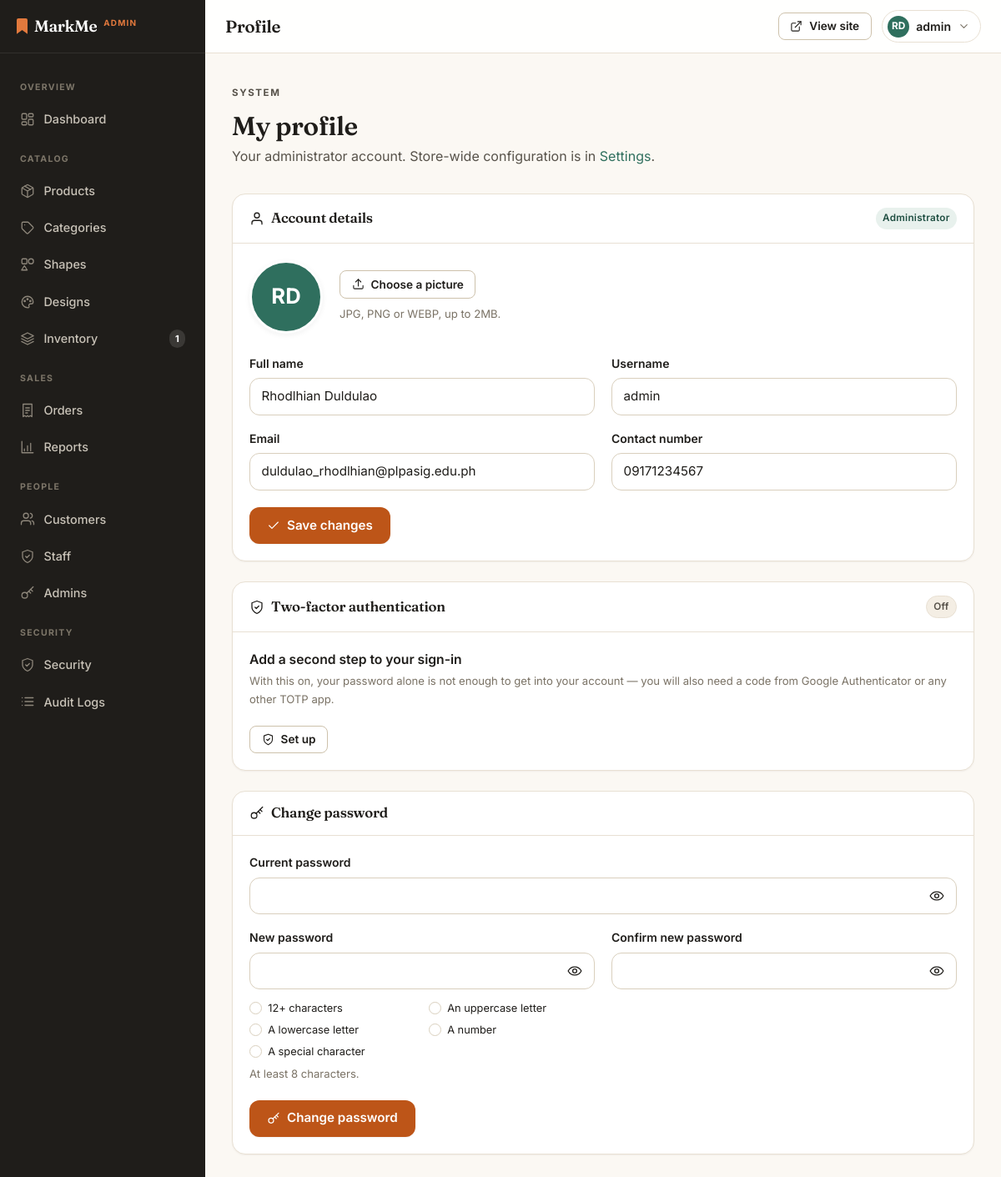
Screenshot of /admin/profile.php (signed in) with the database file from the repository.
### tables this page shows
CREATE TABLE users (
    user_id         INT UNSIGNED AUTO_INCREMENT PRIMARY KEY,
    role            ENUM('customer', 'staff', 'admin') NOT NULL DEFAULT 'customer',
    username        VARCHAR(50)  NOT NULL UNIQUE,
    email           VARCHAR(150) NOT NULL UNIQUE,
    password_hash   VARCHAR(255) NOT NULL,
    full_name       VARCHAR(150) NOT NULL,
    avatar_path     VARCHAR(255) NULL,
    contact_number  VARCHAR(30)  NULL,
    address         VARCHAR(255) NULL,
    city            VARCHAR(100) NULL,
    province        VARCHAR(100) NULL,
    postal_code     VARCHAR(10)  NULL,
    is_active       TINYINT(1)   NOT NULL DEFAULT 1,
    created_at      TIMESTAMP    NOT NULL DEFAULT CURRENT_TIMESTAMP,
     
     
     
     
    mfa_secret          VARCHAR(64) NULL,
    mfa_enabled         TINYINT(1)  NOT NULL DEFAULT 0,
    mfa_confirmed_at    TIMESTAMP   NULL,
    password_changed_at TIMESTAMP   NULL,
    activated_at        TIMESTAMP   NULL,
    INDEX idx_users_role (role)
);

### admin/includes/admin_header.php (called while the page is built, shortened)
<?php
require_once __DIR__ . '/../../includes/icons.php';
require __DIR__ . '/../../includes/backoffice/shell_header.php';

### admin/profile.php (called while the page is built)
<?php
require __DIR__ . '/../includes/backoffice/screens/profile.php';
require __DIR__ . '/includes/admin_header.php';
require __DIR__ . '/../includes/backoffice/views/profile.php';
require __DIR__ . '/../includes/backoffice/shell_footer.php';

### includes/backoffice/screens/profile.php (called while the page is built, shortened)
<?php
$userId = (int)current_user()['user_id'];
$stmt = db()->prepare('SELECT * FROM users WHERE user_id = :id');
$stmt->execute(['id' => $userId]);
$admin = $stmt->fetch();
$avatar = avatar_url($admin['avatar_path']);
$pageTitle = 'Profile';

### includes/functions.php (called while the page is built, shortened)
<?php
require_once __DIR__ . '/../config/db.php';
function e(?string $value): string
{
    return htmlspecialchars($value ?? '', ENT_QUOTES, 'UTF-8');
}
function current_user(): ?array
{
    return $_SESSION['user'] ?? null;
}
function is_logged_in(): bool
{
    return isset($_SESSION['user']);
}
function role_capabilities(string $role): array
{
    if ($role === 'admin') {
        return ['*'];
    }
    return [];
}
function can(string $capability): bool
{
    $caps = role_capabilities($_SESSION['user']['role']);
    return in_array('*', $caps, true) || in_array($capability, $caps, true);
}
function role_label(?string $role = null): string
{
    $role = $role ?? ($_SESSION['user']['role'] ?? '');
    return ['admin' => 'Administrator', 'staff' => 'Staff', 'customer' => 'Customer'][$role] ?? 'User';
}
function initials(?string $name): string
{
    $parts = preg_split('/\s+/', trim((string)$name)) ?: [];
    $parts = array_values(array_filter($parts));
    $first = mb_substr($parts[0], 0, 1);
    $last = count($parts) > 1 ? mb_substr($parts[count($parts) - 1], 0, 1) : '';
    return mb_strtoupper($first . $last);
}
function setting(string $key, string $default = ''): string
{
    static $cache = null;
    if ($cache === null) {
        $cache = [];
        foreach (db()->query('SELECT setting_key, setting_value FROM settings')->fetchAll() as $row) {
            $cache[$row['setting_key']] = (string)$row['setting_value'];
        }
    }
    return $cache[$key] ?? $default;
}
function avatar_url(?string $file): ?string
{
    if (!$file) {
        return null;
    }
    return is_file(__DIR__ . '/../uploads/avatars/' . $file)
        ? upload_url('avatars', $file)
        : null;
}

### config/db.php (called while the page is built, shortened)
<?php
function db(): PDO
{
    static $pdo = null;
    if ($pdo === null) {
        $dsn = 'mysql:host=' . DB_HOST . ';dbname=' . DB_NAME . ';charset=' . DB_CHARSET;
        $pdo = new PDO($dsn, DB_USER, DB_PASS, [
            PDO::ATTR_ERRMODE => PDO::ERRMODE_EXCEPTION,
            PDO::ATTR_DEFAULT_FETCH_MODE => PDO::FETCH_ASSOC,
            PDO::ATTR_EMULATE_PREPARES => false,
        ]);
    }
    return $pdo;
}

### includes/security.php (called while the page is built, shortened)
<?php
require_once __DIR__ . '/functions.php';
function sec_password_min(): int
{
    return max(8, (int)setting('password_min_length', '12'));
}
function password_rules(): array
{
    $min = sec_password_min();
    return [
        $min . '+ characters' => static fn(string $p): bool => mb_strlen($p) >= $min,
        'An uppercase letter' => static fn(string $p): bool => (bool)preg_match('/[A-Z]/', $p),
        'A lowercase letter' => static fn(string $p): bool => (bool)preg_match('/[a-z]/', $p),
        'A number' => static fn(string $p): bool => (bool)preg_match('/[0-9]/', $p),
        'A special character' => static fn(string $p): bool =>
            (bool)preg_match('/[^A-Za-z0-9]/', $p),
    ];
}

### includes/backoffice/views/profile.php (the view, shortened to what this page needs)
<div class="page-head">
    <div>
        <p class="eyebrow eyebrow-muted">System</p>
        <h2 style="margin-top:var(--s-2)">My profile</h2>
        <p>Your <?= e(strtolower(role_label())) ?> account.
            <?php if (can('settings.manage')): ?>
                Store-wide configuration is in
                <a href="<?= BASE_URL ?>/admin/settings.php">Settings</a>.
            <?php endif; ?></p>
    </div>
</div>
<div class="d-flex flex-column" style="gap:var(--s-6)">
    <form method="post" enctype="multipart/form-data">
        <section class="card card-flush">
            <div class="panel-head">
                <h2 class="d-flex align-items-center gap-2"><?= icon('user', 18) ?> Account details</h2>
                <span class="badge badge-ok"><?= e(role_label()) ?></span>
            </div>
            <div class="panel-body">
                <div class="avatar-editor" style="margin-bottom:var(--s-6)">
                    <span class="avatar-preview" data-avatar-preview>
                        <?php if ($avatar): ?>
                            <img src="<?= e($avatar) ?>" alt="Your current profile picture">
                        <?php else: ?>
                            <span class="avatar-initials"><?= e(initials($admin['full_name'])) ?></span>
                        <?php endif; ?>
                    </span>
                    <div class="avatar-editor-controls">
                        <label class="btn btn-secondary btn-sm" for="avatar">
                            <?= icon('upload', 15) ?> Choose a picture
                        </label>
                        <p class="form-text" style="margin:0">JPG, PNG or WEBP, up to 2MB.</p>
                    </div>
                </div>
                <div class="form-grid">
                    <div>
                        <label class="form-label" for="full_name">Full name</label>
                        <input type="text" id="full_name" name="full_name" class="form-control"
                               value="<?= e($admin['full_name']) ?>" autocomplete="name" required>
                    </div>
                    <div>
                        <label class="form-label" for="username">Username</label>
                        <input type="text" id="username" name="username" class="form-control"
                               value="<?= e($admin['username']) ?>" autocomplete="username" required>
                    </div>
                    <div>
                        <label class="form-label" for="email">Email</label>
                        <input type="email" id="email" name="email" class="form-control"
                               value="<?= e($admin['email']) ?>" autocomplete="email" required>
                    </div>
                    <div>
                        <label class="form-label" for="contact_number">Contact number</label>
                        <input type="tel" id="contact_number" name="contact_number" class="form-control"
                               value="<?= e($admin['contact_number']) ?>" autocomplete="tel">
                    </div>
                </div>
                <button type="submit" class="btn btn-primary" style="margin-top:var(--s-5)">
                    <?= icon('check', 16) ?> Save changes
                </button>
            </div>
        </section>
    </form>
    <?php require __DIR__ . '/../../mfa_panel.php'; ?>
    <section class="card card-flush">
        <div class="panel-head">
            <h2 class="d-flex align-items-center gap-2"><?= icon('key', 18) ?> Change password</h2>
        </div>
        <div class="panel-body">
            <form method="post">
                <div class="form-grid">
                    <div class="span-2">
                        <label class="form-label" for="current_password">Current password</label>
                        <input type="password" id="current_password" name="current_password"
                               class="form-control" autocomplete="current-password" required>
                    </div>
                    <div>
                        <label class="form-label" for="new_password">New password</label>
                        <input type="password" id="new_password" name="new_password" class="form-control"
                               minlength="<?= sec_password_min() ?>" autocomplete="new-password"
                               required data-password-input aria-describedby="admPolicy">
                        <ul class="pw-policy" id="admPolicy" data-password-policy aria-live="polite">
                            <?php foreach (array_keys(password_rules()) as $rule): ?>
                                <li data-rule="<?= e($rule) ?>">
                                    <span class="pw-mark" aria-hidden="true"></span><?= e($rule) ?>
                                </li>
                            <?php endforeach; ?>
                        </ul>
                        <p class="form-text">At least 8 characters.</p>
                    </div>
                    <div>
                        <label class="form-label" for="confirm_password">Confirm new password</label>
                        <input type="password" id="confirm_password" name="confirm_password"
                               class="form-control" minlength="8" autocomplete="new-password" required>
                    </div>
                </div>
                <button type="submit" class="btn btn-primary" style="margin-top:var(--s-5)">
                    <?= icon('key', 16) ?> Change password
                </button>
            </form>
        </div>
    </section>
</div>

### includes/backoffice/shell_header.php (shortened to what this page needs)
<?php
$pageTitle = $pageTitle ?? 'Admin';
?>
<!DOCTYPE html>
<html lang="en" data-base="<?= BASE_URL ?>">
<head>
    <link href="https://cdn.jsdelivr.net/npm/bootstrap@5.3.3/dist/css/bootstrap.min.css" rel="stylesheet">
    <?php require __DIR__ . '/../../includes/styles.php'; ?>
</head>
<body class="admin-body">
<div class="admin-shell">
    <?php require __DIR__ . '/../../includes/backoffice/sidebar.php'; ?>
    <div class="admin-main">
        <header class="admin-top">
            <h1><?= e($pageTitle) ?></h1>
            <div class="admin-top-actions">
                <a class="btn btn-secondary btn-sm" href="<?= BASE_URL ?>/customer/index.php">
                    <?= icon('external', 15) ?> <span class="d-none d-sm-inline">View site</span>
                </a>
                <div class="dropdown account-menu">
                    <button type="button" class="header-user" id="adminAccountBtn"
                            data-bs-toggle="dropdown" data-bs-offset="0,8" aria-expanded="false">
                        <span class="avatar" aria-hidden="true"><?= e(initials(current_user()['full_name'])) ?></span>
                        <span class="name"><?= e(current_user()['username']) ?></span>
                        <span class="caret" aria-hidden="true"><?= icon('chevron-down', 15) ?></span>
                    </button>
                </div>
            </div>
        </header>
        <main class="admin-content">

### rows the page displays
users: full_name "RD", username "admin", full_name "Rhodlhian Duldulao", email "duldulao_rhodlhian@plpasig.edu.ph", contact_number "09171234567"

### other values shown
is_admin() ? 'Admin' : 'Staff' "ADMIN"
$label "OVERVIEW"
$text "Dashboard"
$label "CATALOG"
$text "Products"
$text "Categories"
$text "Shapes"
$text "Designs"
$text "Inventory"
$badge "1"
$label "SALES"
$text "Orders"
$text "Reports"
$label "PEOPLE"
$text "Customers"
